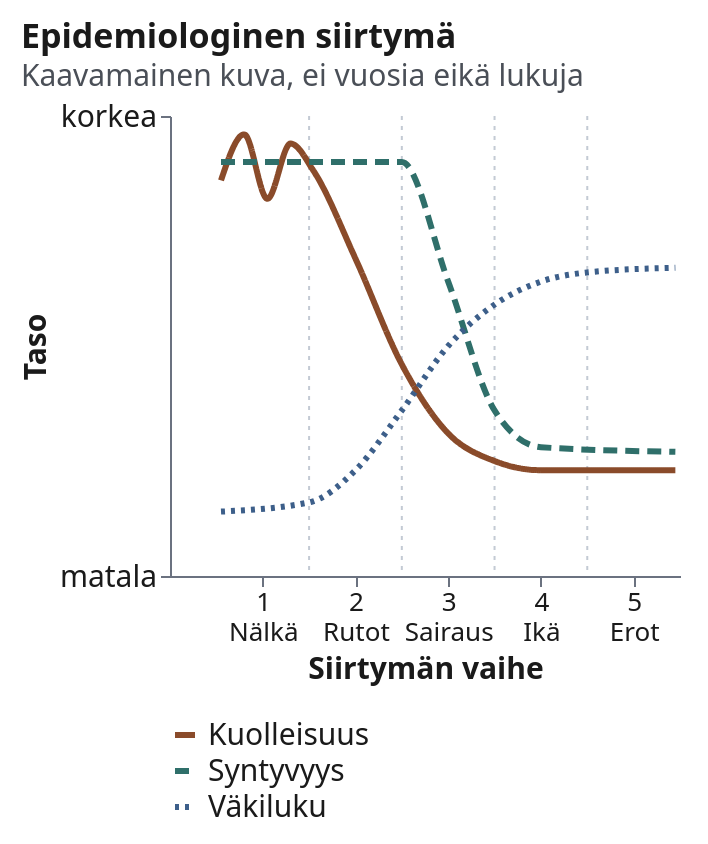

Here is the Vega-Lite specification saved for this chart:
### Vega-Lite specification from a JSON file in a GitHub repository (floating-point values rounded to 4 significant figures)
{"$schema": "https://vega.github.io/schema/vega-lite/v5.json", "description": "Kaavamainen kuva epidemiologisesta siirtymästä viidessä vaiheessa (te3-02, Opiskelijalle-osion taulukko ja K3 a). Itse tehty kaavamainen aineisto: ei vuosia, ei lukuja eikä mittausdataa. Kuolleisuus on vaiheessa 1 korkea ja vaihtelee, laskee vaiheessa 2 ja on matala vaiheista 3 alkaen. Syntyvyys pysyy korkeana vaiheissa 1-2, laskee vaiheessa 3 ja on matala vaiheissa 4-5. Väkiluku kasvaa nopeasti, kun kuolleisuus on laskenut mutta syntyvyys on vielä korkea, ja kasvu hidastuu myöhemmin.", "title": {"text": "Epidemiologinen siirtymä", "subtitle": "Kaavamainen kuva, ei vuosia eikä lukuja", "anchor": "start"}, "width": 255, "height": 230, "background": "#ffffff", "padding": 10, "layer": [{"data": {"values": [{"raja": 1.5}, {"raja": 2.5}, {"raja": 3.5}, {"raja": 4.5}]}, "mark": {"type": "rule", "color": "#c3cad4", "strokeDash": [2, 3], "aria": false}, "encoding": {"x": {"field": "raja", "type": "quantitative"}}}, {"data": {"values": [{"vaihe": 0.55, "kayra": "Kuolleisuus", "taso": 8.6}, {"vaihe": 0.8, "kayra": "Kuolleisuus", "taso": 9.6}, {"vaihe": 1.05, "kayra": "Kuolleisuus", "taso": 8.2}, {"vaihe": 1.3, "kayra": "Kuolleisuus", "taso": 9.4}, {"vaihe": 1.55, "kayra": "Kuolleisuus", "taso": 8.8}, {"vaihe": 2.0, "kayra": "Kuolleisuus", "taso": 6.9}, {"vaihe": 2.5, "kayra": "Kuolleisuus", "taso": 4.6}, {"vaihe": 3.0, "kayra": "Kuolleisuus", "taso": 3.1}, {"vaihe": 3.5, "kayra": "Kuolleisuus", "taso": 2.5}, {"vaihe": 4.0, "kayra": "Kuolleisuus", "taso": 2.3}, {"vaihe": 5.45, "kayra": "Kuolleisuus", "taso": 2.3}, {"vaihe": 0.55, "kayra": "Syntyvyys", "taso": 9.0}, {"vaihe": 2.5, "kayra": "Syntyvyys", "taso": 9.0}, {"vaihe": 3.0, "kayra": "Syntyvyys", "taso": 6.4}, {"vaihe": 3.5, "kayra": "Syntyvyys", "taso": 3.6}, {"vaihe": 4.0, "kayra": "Syntyvyys", "taso": 2.8}, {"vaihe": 5.45, "kayra": "Syntyvyys", "taso": 2.7}, {"vaihe": 0.55, "kayra": "Väkiluku", "taso": 1.4}, {"vaihe": 1.5, "kayra": "Väkiluku", "taso": 1.6}, {"vaihe": 2.0, "kayra": "Väkiluku", "taso": 2.3}, {"vaihe": 2.5, "kayra": "Väkiluku", "taso": 3.6}, {"vaihe": 3.0, "kayra": "Väkiluku", "taso": 5.0}, {"vaihe": 3.5, "kayra": "Väkiluku", "taso": 5.9}, {"vaihe": 4.0, "kayra": "Väkiluku", "taso": 6.4}, {"vaihe": 4.5, "kayra": "Väkiluku", "taso": 6.6}, {"vaihe": 5.45, "kayra": "Väkiluku", "taso": 6.7}]}, "mark": {"type": "line", "interpolate": "monotone", "strokeWidth": 3, "aria": false}, "encoding": {"x": {"field": "vaihe", "type": "quantitative", "scale": {"domain": [0.5, 5.5], "nice": false}, "axis": {"title": "Siirtymän vaihe", "values": [1, 2, 3, 4, 5], "format": "d", "grid": false, "aria": false, "labelFontSize": 13, "labelExpr": "[datum.value, ['Nälkä','Rutot','Sairaus','Ikä','Erot'][datum.value-1]]"}}, "y": {"field": "taso", "type": "quantitative", "scale": {"domain": [0, 10], "nice": false}, "axis": {"title": "Taso", "values": [0, 10], "labelExpr": "datum.value == 0 ? 'matala' : 'korkea'", "grid": false, "aria": false}}, "color": {"field": "kayra", "type": "nominal", "scale": {"domain": ["Kuolleisuus", "Syntyvyys", "Väkiluku"], "range": ["#8a4b2a", "#2f6f6a", "#3d5f8a"]}, "legend": {"title": null, "orient": "bottom", "direction": "vertical", "labelFontSize": 15, "symbolStrokeWidth": 3, "symbolType": "stroke", "aria": false}}, "strokeDash": {"field": "kayra", "type": "nominal", "scale": {"domain": ["Kuolleisuus", "Syntyvyys", "Väkiluku"], "range": [[1, 0], [7, 4], [2, 3]]}, "legend": null}, "order": {"field": "vaihe", "type": "quantitative"}}}], "config": {"aria": false, "font": "system-ui, -apple-system, Segoe UI, Roboto, Arial, sans-serif", "locale": {"number": {"decimal": ",", "thousands": " ", "grouping": [3], "currency": ["", " €"]}}, "axis": {"labelColor": "#1a1a1a", "titleColor": "#1a1a1a", "labelFontSize": 15, "titleFontSize": 15, "gridColor": "#d5dbe3", "domainColor": "#6b7280", "tickColor": "#6b7280"}, "legend": {"labelColor": "#1a1a1a", "labelLimit": 300}, "title": {"color": "#1a1a1a", "subtitleColor": "#4a4f57", "fontSize": 17, "subtitleFontSize": 15}, "view": {"stroke": null}}}
